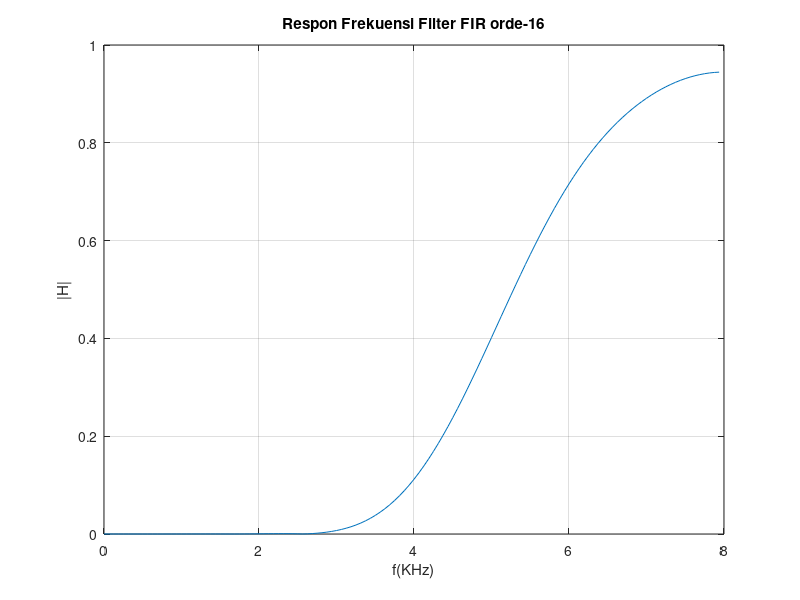

Write MATLAB code to recreate this figure.
pkg load signal
m=[0 0 0 0 0.8 1];
f=[0.0 0.25 0.4 0.5 0.75 1.0];
n=16; fs2=8;
b=fir2(n,f,m);

fid= fopen('fir3.txt','w');
fprintf(fid,strcat('Koefisien filter FIR orde-',int2str(n),'\n'));
fprintf(fid,strcat('Generated on-',datestr(now),'\n\n'));
for i=1:n+1
  fprintf(fid,'%1.6f \n',b(i));
 
end 
fclose(fid);
[H,w]=freqz(b,1,128);
 
plot(w/pi*fs2,abs(H));

xlabel('f(KHz)');ylabel('|H|');grid;
title(strcat('Respon Frekuensi Filter FIR orde-',int2str(n)));